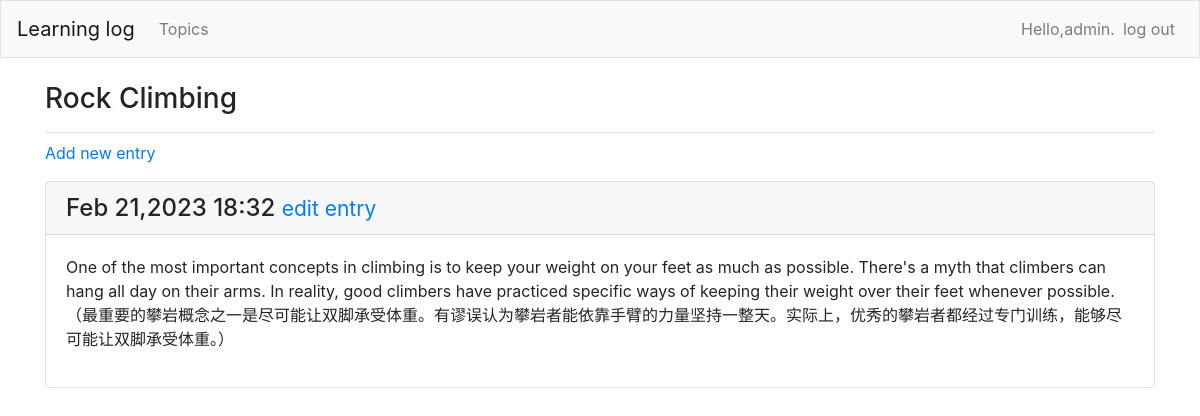
Page /topics/2 (signed in) on the committed database.
### learning_logs/models.py (models this page shows, shortened)
class Topic(models.Model):
    text = models.CharField(max_length=200)
    date_added = models.DateTimeField(auto_now_add=True)
    owner = models.ForeignKey(User,on_delete=models.CASCADE)
    def __str__(self):
        return self.text

class Entry(models.Model):
    topic = models.ForeignKey(Topic,on_delete=models.CASCADE)
    text = models.TextField()
    date_added = models.DateTimeField(auto_now_add=True)
    class Meta:
        verbose_name_plural = 'entries'

### learning_logs/views.py (the view)
# urls.py: path('topics/<int:topic_id>',views.topic,name='topic'),
@login_required
def topic(request,topic_id):
    topic = Topic.objects.get(id=topic_id)
    if topic.owner != request.user:
        raise Http404
    entries = topic.entry_set.order_by('-date_added') # - 号代表降序
    context = {'topic':topic,'entries':entries}
    return render(request,'learning_logs/topic.html',context)

### learning_logs/templates/learning_logs/topic.html
{% extends 'learning_logs/base.html' %}
{% block page_header %}
    <h3>{{ topic }}</h3>
{% endblock page_header %}
{% block content %}
    <p>
        <a href="{% url 'learning_logs:new_entry' topic.id %}">Add new entry</a>
    </p>
    {% for entry in entries %}
        <div class="card mb-3">
            <h4 class="card-header">
                {{ entry.date_added|date:'M d,Y H:i' }}
                <small>
                    <a href="{% url 'learning_logs:edit_entry' entry.id %}">
                        edit entry
                    </a>
                </small>
            </h4>
            <div class="card-body">
                {{ entry.text|linebreaks }}
            </div>
        </div>
    {% empty %}
        <p>There are no entries for this topic yet.</p>>
    {% endfor %}
{% endblock content %}

### learning_logs/templates/learning_logs/base.html (shortened to what this page needs)
{% load bootstrap4 %}
<!doctype html>
<html lang="en">
    <head>
        {% bootstrap_css %}
    </head>
    <body>
        <nav class="navbar navbar-expand-md navbar-light bg-light mb-4 border">
            <a class="navbar-brand" href="{% url 'learning_logs:index' %}">Learning log</a>
            <div class="collapse navbar-collapse" id="navbarCollapse">
                <ul class="navbar-nav mr-auto">
                    <li class="nav-item">
                        <a class="nav-link" href="{% url 'learning_logs:topics' %}">Topics</a>
                    </li>
                </ul>
                <ul class="navbar-nav ml-auto">
                    {% if user.is_authenticated %}
                    <li class="nav-item">
                        <span class="navbar-text">Hello,{{ user.username }}.</span>
                    </li>
                    <li class="nav-item">
                        <a class="nav-link" href="{% url 'users:logout' %}">log out</a>
                    </li>
                    {% else %}
                    <li class="nav-item">
                        <a class="nav-item" href="{% url 'users:login' %}">login</a>
                    </li>
                    {% endif %}
                </ul>
            </div>
        </nav>
        <main role="main" class="container">
            <div class="pb-2 mb-2 border-bottom">
                {% block page_header %}{% endblock page_header %}
            </div>
            <div>
                {% block content %}{% endblock content %}
            </div>
        </main>
    </body>
</html>

### rows in the picture
Topic: text "Rock Climbing"
Entry: date_added "Feb 21,2023 18:32", text "One of the most important concepts in climbing is to keep your weight on your feet as much as possible. There's a myth that climbers can hang all day on their arms. In reality, good climbers have practiced specific ways of keeping their weight over their feet whenever possible. （最重要的攀岩概念之一是尽可能让双脚承受体重。有谬误认为攀岩者能依靠手臂的力量坚持一整天。实际上，优秀的攀岩者都经过专门训练，能够尽可能让双脚承受体重。）"

### other values in the picture
{{ user.username }} "admin"
